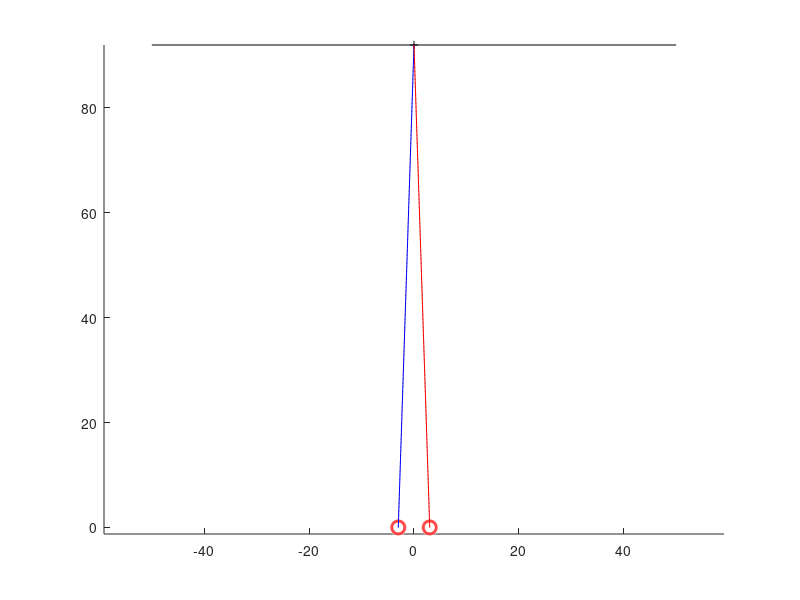

Write the MATLAB code that produced this figure. (Note: this script raises an error after producing the figure.)
function [] = guiDemoCalculateScreenPosition();
%cm
screenDist = 92;
screenHalfWidth = 50;
ipd= 6
figH = figure(42);
clf
leCenter = [-ipd/2 0]; 
reCenter =  [ipd/2 0];
%draw a screen:
screenH= line([-screenHalfWidth;screenHalfWidth],[screenDist;screenDist],'color','k');
axH = gca;
hold on;
axis equal;
viscircles([leCenter;reCenter],[1.25; 1.25]);

%fixated at center of screen
leFixLineH = line(leCenter,[0 screenDist],'linestyle',':','color',[.4 .4 .4])
reFixLineH = line(reCenter,[0 screenDist],'linestyle',':','color',[.4 .4 .4])

%initial position for object
objPos = [0 screenDist]
objMarkerH = plot(objPos(1),objPos(2),'k+');
%leY = interp1([leCenter(1) objInitPos(1)],[leCenter(2) objInitPos(2)],screenDist,'linear','extrap')
leX = calcX(leCenter,objPos);
reX = calcX(reCenter,objPos);

leObjLineH = line(leCenter,[leX screenDist],'linestyle','-','color','b')
reObjLineH = line(reCenter,[reX screenDist],'linestyle','-','color','r')

fixation3 = [0 0 screenDist];
objPos3  = [objPos(1) 0 objPos(2)];
leCenter3 = [leCenter(1) 0 leCenter(2)];
reCenter3 = [reCenter(1) 0 reCenter(2)];
[screenL, screenR] = calculateScreenLocation(fixation3, objPos3, leCenter3, reCenter3);
leScreenMarkerH=plot(screenL(1),screenDist,'bx');
reScreenMarkerH=plot(screenR(1),screenDist,'rx');


legend([screenH leScreenMarkerH reScreenMarkerH objMarkerH leObjLineH reObjLineH],'screen',...
    'LE from calculateScreenLocation','RE from calculateScreenLocation',...
    'Object Position','LE line from eye through object','RE line from eye through object',...
    'Location','BestOutside')
xlabel('X (cm)');
ylabel('Z (cm)');
set(gca,'ButtonDownFcn',@clickedPlot)
set(leFixLineH,'ButtonDownFcn',@clickedPlot)
set(reFixLineH,'ButtonDownFcn',@clickedPlot)

    function clickedPlot(varargin)
        
        tCurPoint = get(axH,'CurrentPoint');
        
        objPos = tCurPoint(1,1:2);
        delete(objMarkerH);
        objMarkerH = plot(objPos(1),objPos(2),'k+');
        
        leX =  calcX(leCenter,objPos);
        xData = get(leObjLineH,'XData');
        xData(2) = leX;
        set(leObjLineH,'XData',xData);
        reX =  calcX(reCenter,objPos);
        xData = get(reObjLineH,'XData');
        xData(2) = reX;
        set(reObjLineH,'XData',xData);
        
        %Now use calculateScreenLocation
        fixation3 = [0 0 screenDist];
        objPos3  = [objPos(1) 0 objPos(2)];
        leCenter3 = [leCenter(1) 0 leCenter(2)];
        reCenter3 = [reCenter(1) 0 reCenter(2)];
        [screenL, screenR] = calculateScreenLocation(fixation3, objPos3, leCenter3, reCenter3);
        delete(leScreenMarkerH);
        delete(reScreenMarkerH);
        leScreenMarkerH=plot(screenL(1),screenDist,'bx');
        reScreenMarkerH=plot(screenR(1),screenDist,'rx');
        
    end

    function x=calcX(eye,obj)
        
        x = interp1([eye(2) obj(2)],[eye(1) obj(1)],screenDist,'linear','extrap');
    end

end